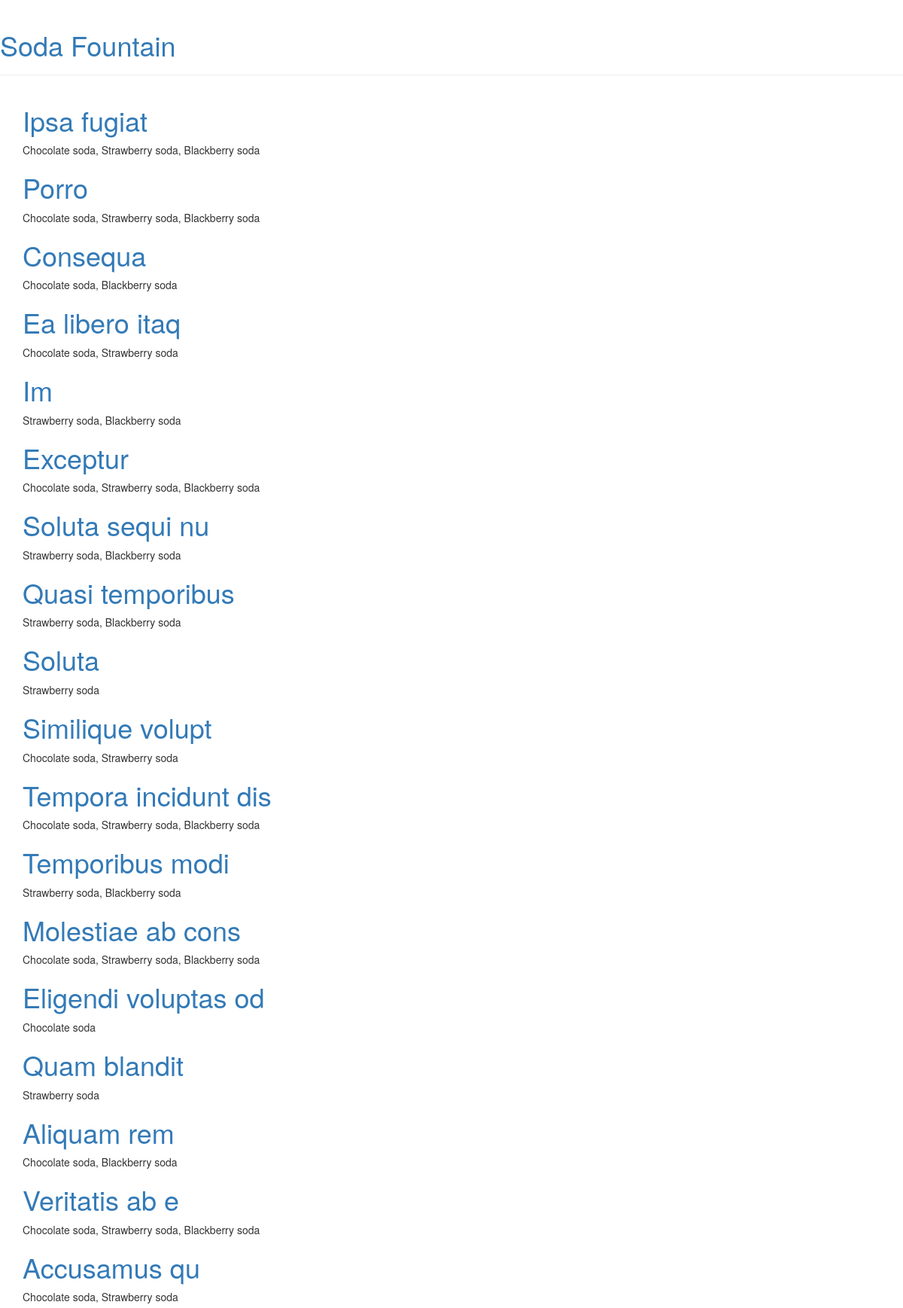
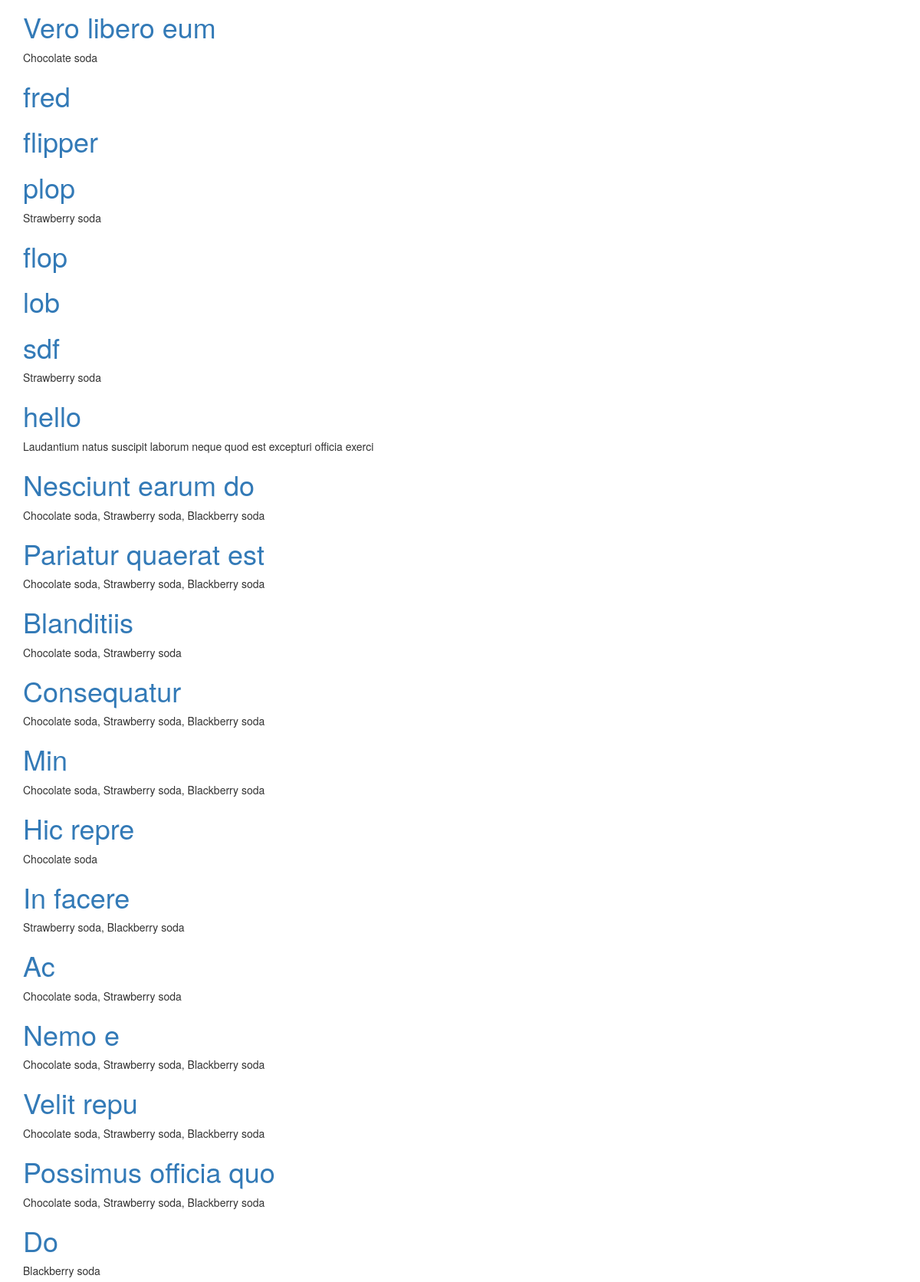
The page / (upper part) on the database its author committed (2 pictures, top to bottom).
### menu/models.py (models this page shows)
class Menu(models.Model):
    season = models.CharField(max_length=20)
    items = models.ManyToManyField('Item', related_name='items')
    created_date = models.DateTimeField(
            default=timezone.now)
    expiration_date = models.DateTimeField(
            default=now_plus_one_year)

class Item(models.Model):
    name = models.CharField(max_length=200)
    description = models.TextField()
    chef = models.ForeignKey('auth.User')
    created_date = models.DateTimeField(
            default=timezone.now)
    standard = models.BooleanField(default=False)
    ingredients = models.ManyToManyField(
            'Ingredient', related_name='ingredients')
    def __str__(self):
        return self.name

### menu/views.py (the view)
# urls.py: url(r'^$', views.menu_list, name='menu_list'),
def menu_list(request):
    menus = (Menu.objects.filter(expiration_date__date__gte=datetime.now())
             .order_by('expiration_date').prefetch_related('items'))
    return render(request, 'menu/list_all_current_menus.html',
                  {'menus': menus})

### menu/templates/menu/list_all_current_menus.html (shortened to what this page needs)
{% extends "layout.html" %}
{% block body %}
    <div class="post">
        {% for menu in menus %}
            <h1>
                <a href="{% url 'menu_detail' pk=menu.pk %}">{{ menu.season }}</a>
            </h1>
            <p>{{ menu.items.all|join:", " }}</p>
        {% endfor %}
    </div>
{% endblock %}

### menu/templates/layout.html (shortened to what this page needs)
<!DOCTYPE html>
<html lang="en">
    <head>
        <link rel="stylesheet" href="//maxcdn.bootstrapcdn.com/bootstrap/3.2.0/css/bootstrap.min.css">
        <link rel="stylesheet" href="//maxcdn.bootstrapcdn.com/bootstrap/3.2.0/css/bootstrap-theme.min.css">
    </head>
    <body>
        <div class="page-header">
            <h1><a href="/">Soda Fountain</a></h1>
        </div>
        <div class="content container">
            <div class="row">
                <div class="col-md-8">
                    {% block body %}{% endblock %}
                </div>
            </div>
        </div>
    </body>
</html>

### rows shown on the page
Menu: season "Ipsa fugiat", items.all "Chocolate soda, Strawberry soda, Blackberry soda"
Menu: season "Porro", items.all "Chocolate soda, Strawberry soda, Blackberry soda"
Menu: season "Consequa", items.all "Chocolate soda, Blackberry soda"
Menu: season "Ea libero itaq", items.all "Chocolate soda, Strawberry soda"
Menu: season "Im", items.all "Strawberry soda, Blackberry soda"
Menu: season "Exceptur", items.all "Chocolate soda, Strawberry soda, Blackberry soda"
Menu: season "Soluta sequi nu", items.all "Strawberry soda, Blackberry soda"
Menu: season "Quasi temporibus", items.all "Strawberry soda, Blackberry soda"
Menu: season "Soluta", items.all "Strawberry soda"
Menu: season "Similique volupt", items.all "Chocolate soda, Strawberry soda"
Menu: season "Tempora incidunt dis", items.all "Chocolate soda, Strawberry soda, Blackberry soda"
Menu: season "Temporibus modi", items.all "Strawberry soda, Blackberry soda"
Menu: season "Molestiae ab cons", items.all "Chocolate soda, Strawberry soda, Blackberry soda"
Menu: season "Eligendi voluptas od", items.all "Chocolate soda"
Menu: season "Quam blandit", items.all "Strawberry soda"
Menu: season "Aliquam rem", items.all "Chocolate soda, Blackberry soda"
Menu: season "Veritatis ab e", items.all "Chocolate soda, Strawberry soda, Blackberry soda"
Menu: season "Accusamus qu", items.all "Chocolate soda, Strawberry soda"
Menu: season "Vero libero eum", items.all "Chocolate soda"
Menu: season "fred"
Menu: season "flipper"
Menu: season "plop", items.all "Strawberry soda"
Menu: season "flop"
Menu: season "lob"
Menu: season "sdf", items.all "Strawberry soda"
Menu: season "hello", items.all "Laudantium natus suscipit laborum neque quod est excepturi officia exerci"
Menu: season "Nesciunt earum do", items.all "Chocolate soda, Strawberry soda, Blackberry soda"
Menu: season "Pariatur quaerat est", items.all "Chocolate soda, Strawberry soda, Blackberry soda"
Menu: season "Blanditiis", items.all "Chocolate soda, Strawberry soda"
Menu: season "Consequatur", items.all "Chocolate soda, Strawberry soda, Blackberry soda"
Menu: season "Min", items.all "Chocolate soda, Strawberry soda, Blackberry soda"
Menu: season "Hic repre", items.all "Chocolate soda"
Menu: season "In facere", items.all "Strawberry soda, Blackberry soda"
Menu: season "Ac", items.all "Chocolate soda, Strawberry soda"
Menu: season "Nemo e", items.all "Chocolate soda, Strawberry soda, Blackberry soda"
Menu: season "Velit repu", items.all "Chocolate soda, Strawberry soda, Blackberry soda"
Menu: season "Possimus officia quo", items.all "Chocolate soda, Strawberry soda, Blackberry soda"
Menu: season "Do", items.all "Blackberry soda"
